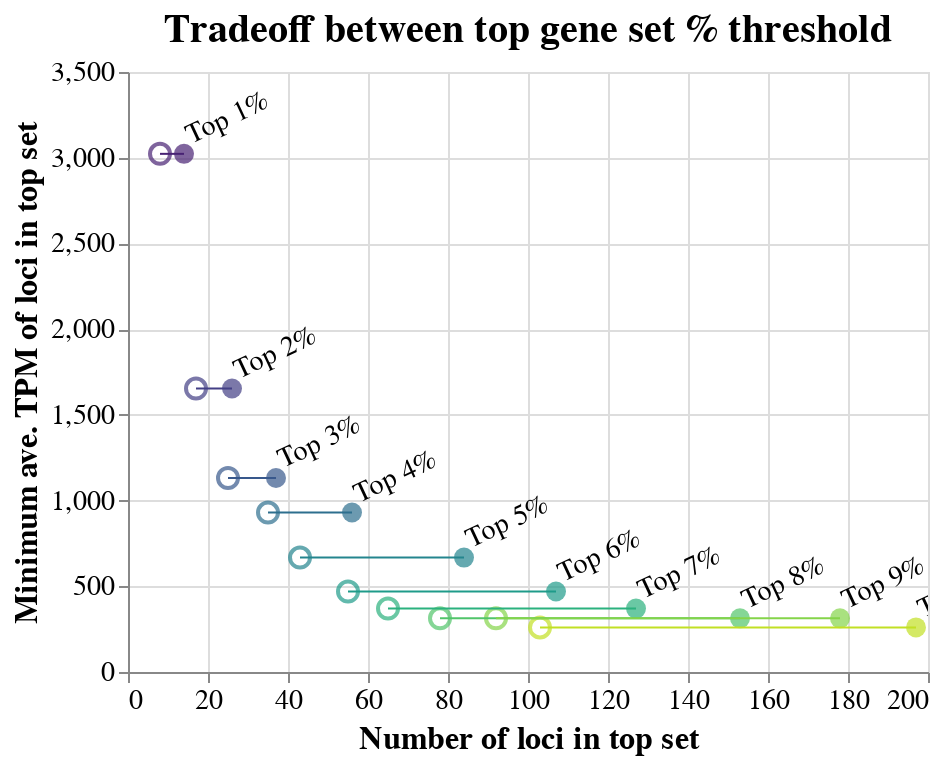

This figure's notebook cell:
### Code cell
num_genes_layer = alt.Chart(tradeoff_df).mark_circle(size=100).encode(
    x=alt.X('loc_count:Q', axis=alt.Axis(title='Number of loci in top set')),
    y=alt.Y('min_exp:Q', axis=alt.Axis(title='Minimum ave. TPM of loci in top set')),
    #x='loc_count:Q',
    #y='min_exp:Q',
    color=alt.Color('n:O', scale=alt.Scale(scheme='viridis'),legend=None),
    tooltip=[alt.Tooltip('n:Q', title='Top N%'),
             alt.Tooltip('loc_count:Q', title='Num loci in top set'),
             alt.Tooltip('loc_count_filt:Q', title='Num loci in top set after operon filtering'),
             alt.Tooltip('min_exp:Q', title='Min. ave. expr. in top set')
            ]
)

op_ex_layer = alt.Chart(tradeoff_df).mark_point(size=100).encode(
    x='loc_count_filt:Q',
    y='min_exp:Q',
    color=alt.Color('n:O', scale=alt.Scale(scheme='viridis'),legend=None),
    tooltip=[alt.Tooltip('n:Q', title='Top N%'),
             alt.Tooltip('loc_count:Q', title='Num loci in top set'),
             alt.Tooltip('loc_count_filt:Q', title='Num loci in top set after operon filtering'),
             alt.Tooltip('min_exp:Q', title='Min. ave. expr. in top set')
             ]
)

rule = alt.Chart(tradeoff_df).mark_rule().encode(
    x='loc_count_filt:Q',
    x2='loc_count:Q',
    y='min_exp:Q',
    color=alt.Color('n:O', scale=alt.Scale(scheme='viridis'),legend=None),
)

text = alt.Chart(tradeoff_df).mark_text(
    align='left',
    baseline='middle',
    angle=335,
    dx=5,
    dy=-7,
    size=14,
    color='black'
).encode(
    x='loc_count:Q',
    y='min_exp:Q',
    text=alt.Text('n:N'),
    #color=alt.Color('n:O', scale=alt.Scale(scheme='viridis'),legend=None),
).transform_calculate(n='"Top " + datum.n + "%"')

# combine layers into chart
chart = num_genes_layer + op_ex_layer + rule + text

# final chart configs
chart.properties(
    title='Tradeoff between top gene set % threshold'
).configure_title(
    fontSize=20,
).configure_axis(
    labelFontSize=14,
    titleFontSize=16
).interactive()

### Figure 1 — Vega-Lite specification as saved in the notebook (floating-point values rounded to 4 significant figures)
{"config": {"view": {"continuousWidth": 400, "continuousHeight": 300}, "axis": {"labelFontSize": 14, "titleFontSize": 16}, "title": {"fontSize": 20}}, "layer": [{"mark": {"type": "circle", "size": 100}, "encoding": {"color": {"type": "ordinal", "field": "n", "legend": null, "scale": {"scheme": "viridis"}}, "tooltip": [{"type": "quantitative", "field": "n", "title": "Top N%"}, {"type": "quantitative", "field": "loc_count", "title": "Num loci in top set"}, {"type": "quantitative", "field": "loc_count_filt", "title": "Num loci in top set after operon filtering"}, {"type": "quantitative", "field": "min_exp", "title": "Min. ave. expr. in top set"}], "x": {"type": "quantitative", "axis": {"title": "Number of loci in top set"}, "field": "loc_count"}, "y": {"type": "quantitative", "axis": {"title": "Minimum ave. TPM of loci in top set"}, "field": "min_exp"}}, "selection": {"selector001": {"type": "interval", "bind": "scales", "encodings": ["x", "y"]}}}, {"mark": {"type": "point", "size": 100}, "encoding": {"color": {"type": "ordinal", "field": "n", "legend": null, "scale": {"scheme": "viridis"}}, "tooltip": [{"type": "quantitative", "field": "n", "title": "Top N%"}, {"type": "quantitative", "field": "loc_count", "title": "Num loci in top set"}, {"type": "quantitative", "field": "loc_count_filt", "title": "Num loci in top set after operon filtering"}, {"type": "quantitative", "field": "min_exp", "title": "Min. ave. expr. in top set"}], "x": {"type": "quantitative", "field": "loc_count_filt"}, "y": {"type": "quantitative", "field": "min_exp"}}}, {"mark": "rule", "encoding": {"color": {"type": "ordinal", "field": "n", "legend": null, "scale": {"scheme": "viridis"}}, "x": {"type": "quantitative", "field": "loc_count_filt"}, "x2": {"field": "loc_count"}, "y": {"type": "quantitative", "field": "min_exp"}}}, {"mark": {"type": "text", "align": "left", "angle": 335, "baseline": "middle", "color": "black", "dx": 5, "dy": -7, "size": 14}, "encoding": {"text": {"type": "nominal", "field": "n"}, "x": {"type": "quantitative", "field": "loc_count"}, "y": {"type": "quantitative", "field": "min_exp"}}, "transform": [{"calculate": "\"Top \" + datum.n + \"%\"", "as": "n"}]}], "data": {"name": "data-29352f19b76db6673fedcc2ec0518b04"}, "title": "Tradeoff between top gene set % threshold", "$schema": "https://vega.github.io/schema/vega-lite/v4.0.2.json", "datasets": {"data-29352f19b76db6673fedcc2ec0518b04": [{"n": 1, "loc_count": 14, "loc_count_filt": 8, "min_exp": 3023.0}, {"n": 2, "loc_count": 26, "loc_count_filt": 17, "min_exp": 1653.0}, {"n": 3, "loc_count": 37, "loc_count_filt": 25, "min_exp": 1132.0}, {"n": 4, "loc_count": 56, "loc_count_filt": 35, "min_exp": 930.2}, {"n": 5, "loc_count": 84, "loc_count_filt": 43, "min_exp": 667.5}, {"n": 6, "loc_count": 107, "loc_count_filt": 55, "min_exp": 469.3}, {"n": 7, "loc_count": 127, "loc_count_filt": 65, "min_exp": 369.8}, {"n": 8, "loc_count": 153, "loc_count_filt": 78, "min_exp": 313.0}, {"n": 9, "loc_count": 178, "loc_count_filt": 92, "min_exp": 313.0}, {"n": 10, "loc_count": 197, "loc_count_filt": 103, "min_exp": 260.0}]}}
